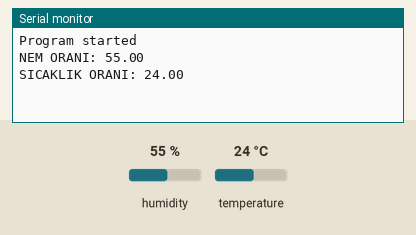
Simulated run of this sketch. Board: Arduino Uno, built with avr-gcc and run on an emulated ATmega328P. On the bench: the last lines printed to the serial monitor. The test bench sets the inputs (shaded band); at power-on: humidity 55 %, temperature 24 °C.

Above: at 2.2 s.
2.3 s: humidity set to 22 %
At 4.4 s:
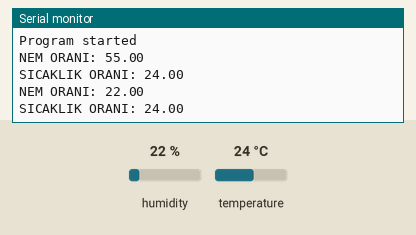
5.1 s: temperature set to 12 °C
At 5.7 s:
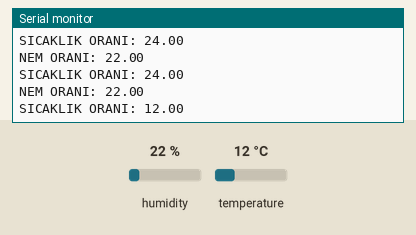
7.9 s: humidity set to 40 %
At 10.7 s:
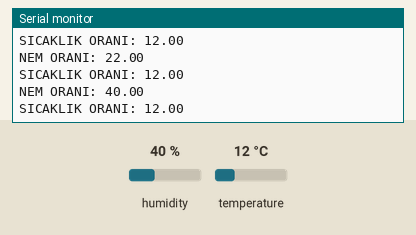
Timing chart, 0 to 12.2 s (numbered marks = the images above; inputs shaded):
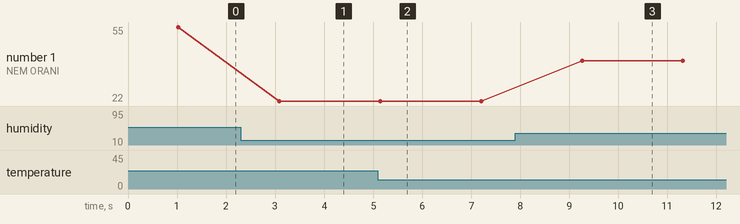

The sketch:

Ardunio_Uno.ino
```cpp
//ThatsEngineering
//Sending Data from Arduino to NodeMCU Via Serial Communication
//Arduino code

//DHT11 Lib
#include <dht11.h>
int dhtPin = 4;
dht11 dht_sensor;
//Arduino to NodeMCU Lib
#include <SoftwareSerial.h>
#include <ArduinoJson.h>
//Initialise Arduino to NodeMCU (5=Rx & 6=Tx)
SoftwareSerial nodemcu(5, 6);

//Initialisation of DHT11 Sensor
float temp;
float hum;

void setup() {
  Serial.begin(9600);


  nodemcu.begin(9600);
  delay(1000);

  Serial.println("Program started");
}

void loop() {
   int  chk = dht_sensor.read(dhtPin);
  Serial.print("NEM ORANI: ");
  Serial.println((float)dht_sensor.humidity,2);

  Serial.print("SICAKLIK ORANI: ");
  Serial.println((float)dht_sensor.temperature,2);

  hum=dht_sensor.humidity;
  temp = dht_sensor.temperature;


  StaticJsonBuffer<1000> jsonBuffer;
  JsonObject& data = jsonBuffer.createObject();

  //Obtain Temp and Hum data
  //dht11_func();


  //Assign collected data to JSON Object
  data["humidity"] = hum;
  data["temperature"] = temp;

  //Send data to NodeMCU
  data.printTo(nodemcu);
  jsonBuffer.clear();

  delay(2000);
}

void dht11_func() {

  hum=((float)dht_sensor.humidity,2);
  temp = ((float)dht_sensor.temperature,2);
  Serial.print("Humidity: ");
  Serial.println(hum);
  Serial.print("Temperature: ");
  Serial.println(temp);

}
```

Measured:
- after the input at 2.3 s, the serial monitor: prints a new line after 0.78 s (image 1)
- after the input at 5.1 s, the serial monitor: prints a new line after 0.06 s (image 2)
- after the input at 7.9 s, the serial monitor: prints a new line after 1.4 s (image 3)
- plotted number 1: 55 → 22 after the input at 2.3 s, 22 → 40 after the input at 7.9 s
